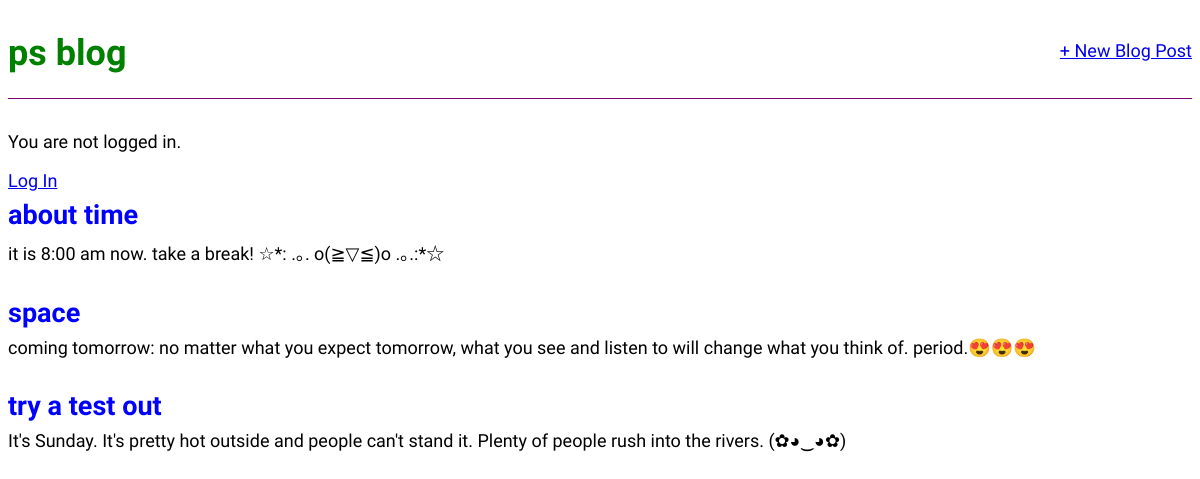
The page / on the database its author committed.
### blog/models.py (models this page shows, shortened)
class Post(models.Model):
    title = models.CharField(max_length=200)
    author = models.ForeignKey(
        'auth.User',
        on_delete=models.CASCADE,
    )
    body = models.TextField()

### blog/views.py (the view)
# urls.py: path('', BlogListView.as_view(), name='home'),
class BlogListView(ListView):
    model = Post
    template_name = 'home.html'

### templates/home.html
{% extends 'base.html' %}
{% block content %}
{% for post in post_list %}
    <div class="post-entry">
        <h2><a href="{% url 'post_detail' post.pk %}">{{ post.title }}</a></h2>
        <p>{{ post.body }}</p>
    </div>
{% endfor %}
{% endblock content %}

### static/css/base.css (style rules this page uses)
body { font-family: 'Source Sans Pro', sans-serif; font-size: 18px; }
.post-entry { margin-bottom: 2rem; }
.post-entry h2 { margin: 0.5rem 0; }
.post-entry h2 a, .post-entry h2 a:visited { color: blue; text-decoration: none; }
.post-entry p { margin: 0; font-weight: 400; }

### rows shown on the page
Post: title "about time", body "it is 8:00 am now. take a break! ☆*: .｡. o(≧▽≦)o .｡.:*☆"
Post: title "space", body "coming tomorrow: no matter what you expect tomorrow, what you see and listen to will change what you think of. period.😍😍😍"
Post: title "try a test out", body "It's Sunday. It's pretty hot outside and people can't stand it. Plenty of people rush into the rivers. (✿◕‿◕✿)"
